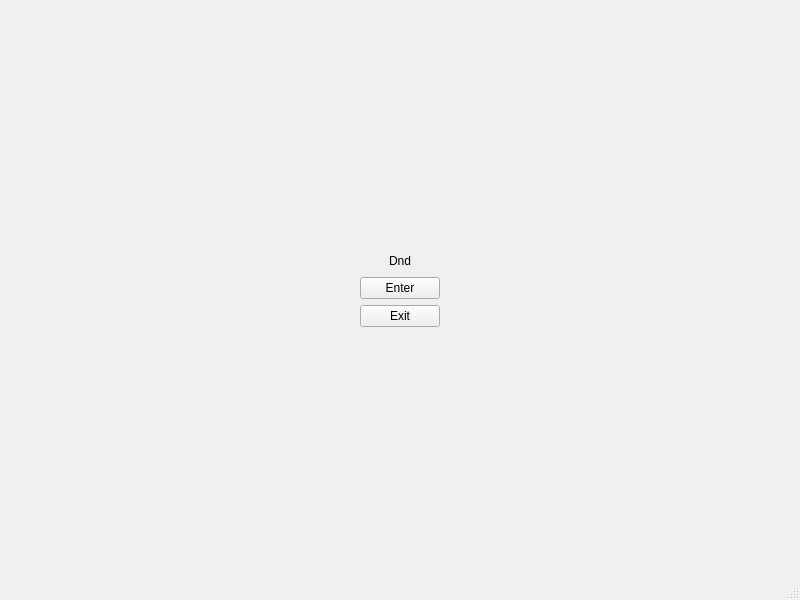
<?xml version="1.0" encoding="UTF-8"?>
<ui version="4.0">
 <class>Menu</class>
 <widget class="QMainWindow" name="Menu">
  <property name="geometry">
   <rect>
    <x>0</x>
    <y>0</y>
    <width>800</width>
    <height>600</height>
   </rect>
  </property>
  <property name="windowTitle">
   <string>Dnd</string>
  </property>
  <widget class="QWidget" name="centralwidget">
   <layout class="QVBoxLayout" name="verticalLayout_2">
    <item>
     <spacer name="verticalSpacer_2">
      <property name="orientation">
       <enum>Qt::Orientation::Vertical</enum>
      </property>
      <property name="sizeHint" stdset="0">
       <size>
        <width>20</width>
        <height>40</height>
       </size>
      </property>
     </spacer>
    </item>
    <item>
     <layout class="QHBoxLayout" name="horizontalLayout_3">
      <item>
       <spacer name="horizontalSpacer">
        <property name="orientation">
         <enum>Qt::Orientation::Horizontal</enum>
        </property>
        <property name="sizeHint" stdset="0">
         <size>
          <width>40</width>
          <height>20</height>
         </size>
        </property>
       </spacer>
      </item>
      <item>
       <widget class="QLabel" name="Title">
        <property name="text">
         <string>Dnd</string>
        </property>
       </widget>
      </item>
      <item>
       <spacer name="horizontalSpacer_2">
        <property name="orientation">
         <enum>Qt::Orientation::Horizontal</enum>
        </property>
        <property name="sizeHint" stdset="0">
         <size>
          <width>40</width>
          <height>20</height>
         </size>
        </property>
       </spacer>
      </item>
     </layout>
    </item>
    <item>
     <layout class="QHBoxLayout" name="horizontalLayout">
      <item>
       <spacer name="horizontalSpacer_3">
        <property name="orientation">
         <enum>Qt::Orientation::Horizontal</enum>
        </property>
        <property name="sizeHint" stdset="0">
         <size>
          <width>40</width>
          <height>20</height>
         </size>
        </property>
       </spacer>
      </item>
      <item>
       <widget class="QPushButton" name="enterButton">
        <property name="text">
         <string>Enter</string>
        </property>
       </widget>
      </item>
      <item>
       <spacer name="horizontalSpacer_4">
        <property name="orientation">
         <enum>Qt::Orientation::Horizontal</enum>
        </property>
        <property name="sizeHint" stdset="0">
         <size>
          <width>40</width>
          <height>20</height>
         </size>
        </property>
       </spacer>
      </item>
     </layout>
    </item>
    <item>
     <layout class="QHBoxLayout" name="horizontalLayout_2">
      <item>
       <spacer name="horizontalSpacer_5">
        <property name="orientation">
         <enum>Qt::Orientation::Horizontal</enum>
        </property>
        <property name="sizeHint" stdset="0">
         <size>
          <width>40</width>
          <height>20</height>
         </size>
        </property>
       </spacer>
      </item>
      <item>
       <widget class="QPushButton" name="exitButton">
        <property name="text">
         <string>Exit</string>
        </property>
       </widget>
      </item>
      <item>
       <spacer name="horizontalSpacer_6">
        <property name="orientation">
         <enum>Qt::Orientation::Horizontal</enum>
        </property>
        <property name="sizeHint" stdset="0">
         <size>
          <width>40</width>
          <height>20</height>
         </size>
        </property>
       </spacer>
      </item>
     </layout>
    </item>
    <item>
     <spacer name="verticalSpacer">
      <property name="orientation">
       <enum>Qt::Orientation::Vertical</enum>
      </property>
      <property name="sizeHint" stdset="0">
       <size>
        <width>20</width>
        <height>40</height>
       </size>
      </property>
     </spacer>
    </item>
   </layout>
  </widget>
  <widget class="QMenuBar" name="menubar">
   <property name="geometry">
    <rect>
     <x>0</x>
     <y>0</y>
     <width>800</width>
     <height>17</height>
    </rect>
   </property>
  </widget>
  <widget class="QStatusBar" name="statusbar"/>
 </widget>
 <resources/>
 <connections/>
</ui>
